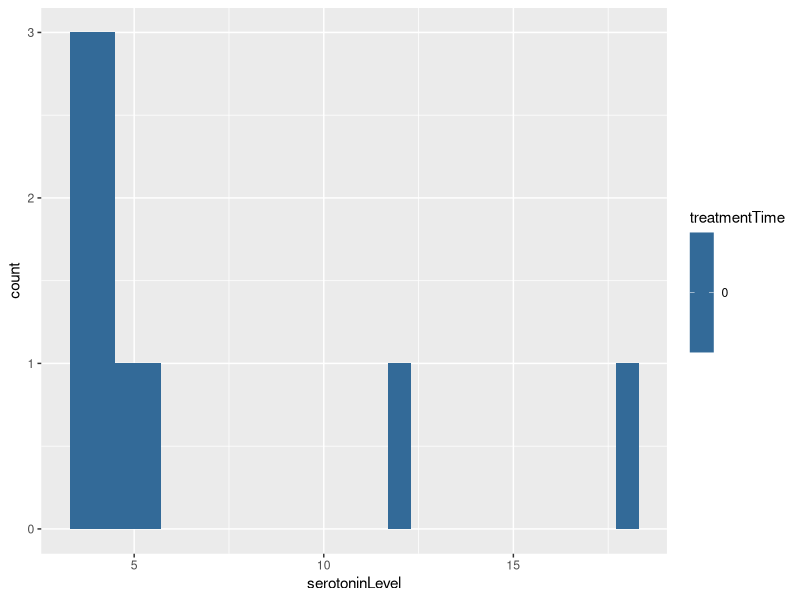
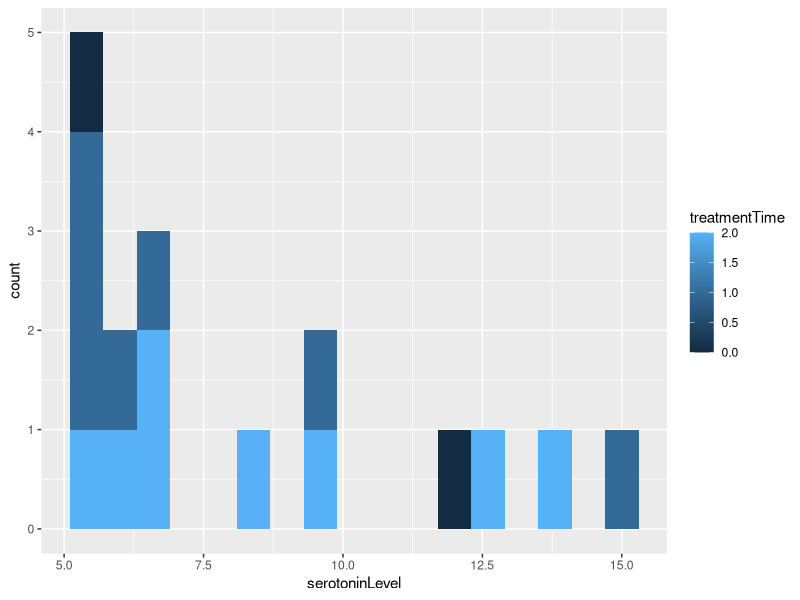

Reproduce these figures in R, in order.
## ---- chunk 1
#| echo: false
#| output: false
library(dplyr)
library(ggplot2)
## ---- chunk 2
#| echo: false

# Import the CSV file into an R Dataframe
locust_df <- read.csv("../Datasets/LocustSerotonin.csv") 

# Filter for only values where treatmentTime is 0 
treatment0_df <- locust_df %>% filter(treatmentTime == 0)

# Make a histogram on this new dataframe
ggplot(treatment0_df, aes(x = serotoninLevel, group = treatmentTime, 
                      fill = treatmentTime)) +
  geom_histogram(binwidth = 0.6)
## ---- chunk 3
#| echo: false
#| output: false
library(dplyr)
library(ggplot2)
## ---- chunk 4
#| echo: false

# Import the CSV file into an R Dataframe
locust_df <- read.csv("../Datasets/LocustSerotonin.csv") 

# Filter for only values where serotoninCategory is "Medium"
MediumSerotonin_df <- locust_df %>% filter(serotoninCategory == "Medium")

# Plot a histogram for this dataset
ggplot(MediumSerotonin_df, aes(x = serotoninLevel, group = treatmentTime, 
                      fill = treatmentTime)) +
  geom_histogram(binwidth = 0.6)
